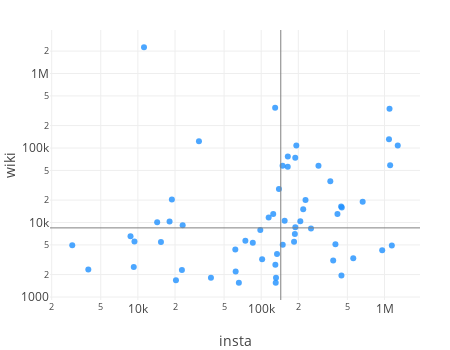

The notebook cell saved with this chart:
### Code cell
def insta_wiki_scatter(scatter_x, scatter_y, scatter_labels):
    PLOT_HEIGHT = 350
    PLOT_WIDTH = 450
    
    trace = go.Scatter(x=scatter_x, y=scatter_y,
                       text=scatter_labels,
                       mode = 'markers',
                       hoverinfo='text',
                       marker=dict(color='dodgerblue',
                                   opacity=0.8))

    shapes=[dict(type='line',
                 xref='x', yref='paper',
                 x0=np.median(scatter_x), y0=0,
                 x1=np.median(scatter_x), y1=1,
                 line=dict(color='grey', width=1)),
            dict(type='line',
                 xref='paper',yref='y',
                 x0=0, y0=np.median(scatter_y),
                 x1=1, y1=np.median(scatter_y),
                 line=dict(color='grey', width=1))]

    layout = go.Layout(width=PLOT_WIDTH,
                       height=PLOT_HEIGHT,
                       margin = go.layout.Margin(t=30, b=50, l=50, r=30),
                       xaxis=dict(
                            title='insta', type='log'),
                       yaxis=dict(
                            title='wiki', type='log'),
                       hovermode='closest',
                       shapes=shapes)

    fig = go.Figure(data=[trace], layout=layout)
    py.iplot(fig, show_link=False)
    
    
insta_wiki_scatter(xc, yc, labels_wiki)

### Figure 1 — Plotly figure (JSON) as saved in the notebook; plotly's stock layout.template omitted (floating-point values rounded to 4 significant figures)
{"data": [{"hoverinfo": "text", "marker": {"color": "dodgerblue", "opacity": 0.8}, "mode": "markers", "text": ["<i>Малая Морская Улица</i><br>Saint Isaac's Cathed..., 94056<br>Monument to Nicholas..., 7901<br>Angleterre Hotel, 5897", "<i>Футбольная Аллея</i><br>Sibur Arena, 4742<br>Gazprom Arena, 179", "<i>Дворцовая Площадь</i><br>Palace Square, 36733<br>Alexander Column, 21834", "<i>Шуваловский Проезд</i><br>Winter Palace, 327275<br>Hermitage Theatre, 9918", "<i>Петропавловская Крепость</i><br>Peter and Paul Fortr..., 100639<br>Saints Peter and Pau..., 29922", "<i>Приморский Проспект</i><br>Datsan Gunzechoinei, 4233", "<i>Средний Проспект В.О.</i><br>Vasilyevsky Island, 18980", "<i>Улица Яблочкова</i><br>Petrogradsky Distric..., 3313", "<i>Рюхина Улица</i><br>Krestovsky Island, 12565<br>Krestovsky Ostrov (S..., 3310", "<i>Проспект Энгельса</i><br>Prospekt Prosveschen..., 1941", "<i>Московский Проспект</i><br>Tekhnologichesky Ins..., 9632<br>Park Pobedy (Saint P..., 5068<br>Elektrosila (Saint P..., 1732", "<i>Набережная Адмиралтейского Канала</i><br>New Holland Island, 12981", "<i>28-29-Я Линии В.О.</i><br>Erarta, 5120", "<i>Каменноостровский Проспект</i><br>Petrogradskaya (Sain..., 3088", "<i>Набережная Реки Мойки</i><br>Mariinsky Palace, 13902<br>Herzen University, 10071<br>Moyka River, 7301<br>Esders and Scheefhaa..., 2501<br>Red Bridge (Saint Pe..., 2103", "<i>Театральная Площадь</i><br>Mariinsky Theatre, 57805", "<i>Улица Профессора Попова</i><br>Saint Petersburg Bot..., 8283", "<i>Большая Морская Улица</i><br>Hotel Astoria (Saint..., 20050", "<i>Проспект Добролюбова</i><br>Yubileyny Sports Pal..., 11302<br>Sportivnaya (Saint P..., 3814", "<i>Биржевая Площадь</i><br>Old Saint Petersburg..., 10399", "<i>Петроградская Набережная</i><br>Russian cruiser Auro..., 108257", "<i>Сенная Площадь</i><br>Sennaya Square, 8654", "<i>Адмиралтейская Набережная</i><br>Bronze Horseman, 74029", "<i>Проспект Юрия Гагарина</i><br>Saint Petersburg Spo..., 7007", "<i>Набережная Обводного Канала</i><br>Varshavsky railway s..., 4299<br>Baltiysky railway st..., 1237", "<i>Университетская Набережная</i><br>Kunstkamera, 33306<br>Imperial Academy of ..., 27593<br>Menshikov Palace (Sa..., 6869<br>Zoological Museum of..., 5944<br>Universitetskaya Emb..., 3387", "<i>Кронверкский Проспект</i><br>ITMO University, 31439<br>Saint Petersburg Mos..., 24676", "<i>Улица Декабристов</i><br>Grand Choral Synagog..., 10584", "<i>Московская Площадь</i><br>Moskovskaya (Saint P..., 5041", "<i>Невский Проспект</i><br>Nevsky Prospect, 42388<br>Stroganov Palace, 15194", "<i>Проспект Стачек</i><br>Kirov Plant, 20029<br>Avtovo (Saint Peters..., 8225", "<i>Набережная Реки Фонтанки</i><br>Admiralteysky Distri..., 2864<br>Youth Theatre on the..., 907", "<i>Кузнецовская Улица</i><br>Moskovsky Victory Pa..., 1814", "<i>Улица Дыбенко</i><br>Ulitsa Dybenko (Sain..., 1554", "<i>Набережная Лейтенанта Шмидта</i><br>Bolshaya Neva River, 2705", "<i>Дворцовая Набережная</i><br>Hermitage Museum, 333937<br>Palace Embankment, 12261", "<i>Улица Льва Толстого</i><br>First Pavlov State M..., 13011", "<i>Дворцовый Мост</i><br>Palace Bridge, 11657", "<i>Английская Набережная</i><br>English Embankment, 3213", "<i>Набережная Канала Грибоедова</i><br>St. Nicholas Naval C..., 7929", "<i>Вознесенский Проспект</i><br>Lobanov-Rostovsky Pa..., 5345", "<i>Троицкий Мост</i><br>Trinity Bridge, Sain..., 5702", "<i>Улица Коллонтай</i><br>Prospekt Bolshevikov..., 1558", "<i>Штурманская Улица</i><br>Moskovsky District, ..., 2202", "<i>Кронверкская Набережная</i><br>Leningrad Zoo, 4345", "<i>Большая Зеленина Улица</i><br>Chkalovskaya (Saint ..., 1815", "<i>Филологический Переулок</i><br>Saint Petersburg Sta..., 116774<br>Twelve Collegia, 6301", "<i>Дорога В Угольную Гавань</i><br>Big port Saint Peter..., 9169", "<i>Торфяная Дорога</i><br>Staraya Derevnya (Sa..., 2311", "<i>Благовещенский Мост</i><br>Annunciation Bridge, 1682", "<i>Садовая Улица</i><br>National Library of ..., 20415", "<i>1-Й Елагин Мост</i><br>Yelagin Palace, 10285", "<i>1-Я Красноармейская Улица</i><br>Baltic State Technic..., 5485", "<i>Улица Ленсовета</i><br>Chesme Church, 10096", "<i>Адмиралтейский Проезд</i><br>Saint Petersburg, 2227236<br>Admiralty building, ..., 19611<br>Alexander Garden (Sa..., 3516", "<i>Кантемировская Улица</i><br>Saint Petersburg Sta..., 5539", "<i>Площадь Балтийского Вокзала</i><br>Baltiyskaya (Saint P..., 2524", "<i>Клиническая Улица</i><br>S.M. Kirov Military ..., 6536", "<i>Поцелуев Мост</i><br>Potseluev Bridge, 2347", "<i>Улица Труда</i><br>Saint Petersburg Sta..., 4937"], "type": "scatter", "uid": "13f4f2ca-05ea-11e9-9b50-3c15c2cf2370", "x": [1280691, 1146930, 1111062, 1098368, 1087399, 958012, 665251, 558035, 450458, 447620, 444873, 415455, 399926, 383594, 363558, 291441, 253494, 228765, 219155, 207602, 192731, 189172, 188892, 187497, 184703, 164422, 164147, 154967, 149490, 149047, 139281, 134368, 131875, 131173, 130313, 129783, 125176, 114969, 101784, 98345, 85474, 74436, 65921, 62083, 61661, 39135, 31286, 23074, 22755, 20361, 18866, 18072, 15387, 14335, 11210, 9381, 9259, 8715, 3962, 2936], "y": [107854, 4921, 58567, 337193, 130561, 4233, 18980, 3313, 15875, 1941, 16432, 12981, 5120, 3088, 35878, 57805, 8283, 20050, 15116, 10399, 108257, 8654, 74029, 7007, 5536, 77099, 56115, 10584, 5041, 57582, 28254, 3771, 1814, 1554, 2705, 346198, 13011, 11657, 3213, 7929, 5345, 5702, 1558, 2202, 4345, 1815, 123075, 9169, 2311, 1682, 20415, 10285, 5485, 10096, 2250363, 5539, 2524, 6536, 2347, 4937]}], "layout": {"height": 350, "hovermode": "closest", "margin": {"b": 50, "l": 50, "r": 30, "t": 30}, "shapes": [{"line": {"color": "grey", "width": 1}, "type": "line", "x0": 144164, "x1": 144164, "xref": "x", "y0": 0, "y1": 1, "yref": "paper"}, {"line": {"color": "grey", "width": 1}, "type": "line", "x0": 0, "x1": 1, "xref": "paper", "y0": 8468.0, "y1": 8468.0, "yref": "y"}], "width": 450, "xaxis": {"title": "insta", "type": "log"}, "yaxis": {"title": "wiki", "type": "log"}}}
